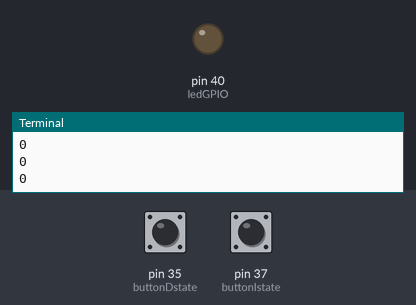
This program was run on a simulated Raspberry Pi (header pin numbers). Parts: output pins drawn as LEDs (lit = HIGH), the last lines printed to the terminal. The test bench sets the inputs (shaded band); at power-on: pin 37 (buttonIstate) HIGH, pin 35 (buttonDstate) HIGH.

Above: at 1.2 s.
1.3 s: pin 37 (buttonIstate) pulled LOW for 0.15 s
At 2.0 s:
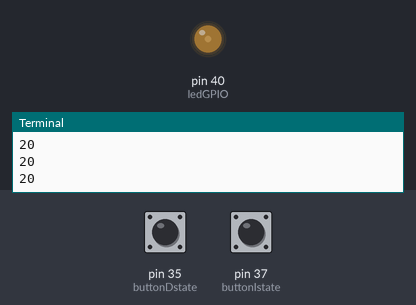
3.0 s: pin 37 (buttonIstate) pulled LOW for 1 s
At 5.2 s:
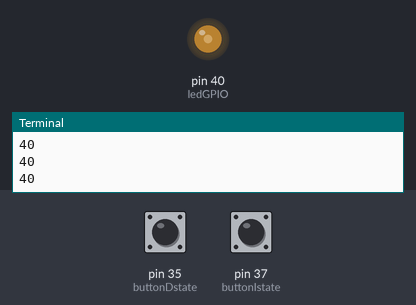
5.5 s: pin 37 (buttonIstate) pulled LOW for 0.15 s
At 6.6 s:
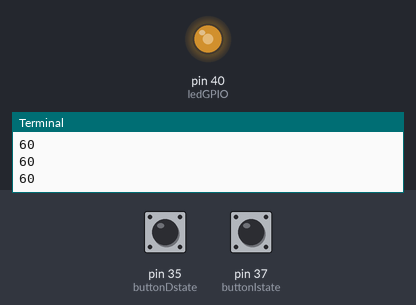
7.2 s: pin 37 (buttonIstate) pulled LOW for 3.2 s
At 11.5 s:
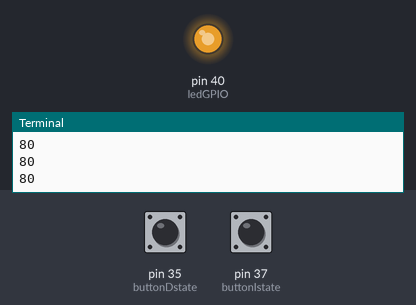
11.9 s: pin 35 (buttonDstate) pulled LOW for 0.15 s
At 12.9 s:
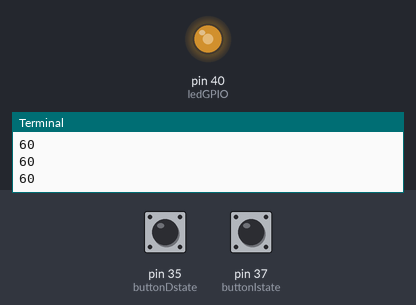
13.6 s: pin 35 (buttonDstate) pulled LOW for 1 s
At 14.9 s:
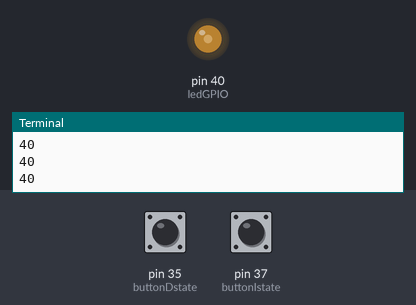
Timing chart, 0 to 16.6 s (numbered marks = the images above; inputs shaded):
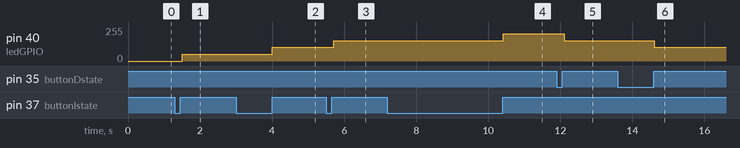

The program:

l09_pwm_toggle_switch.py
```python
import RPi.GPIO as GPIO
import time
increaseButton=37
decreaseButton=35
ledGPIO= 40
GPIO.setmode(GPIO.BOARD)
GPIO.setup([increaseButton ,decreaseButton],GPIO.IN,pull_up_down=GPIO.PUD_UP)
GPIO.setup(ledGPIO,GPIO.OUT)

myPwm = GPIO.PWM(ledGPIO,50)
dutyCycle=0
myPwm.start(dutyCycle)

buttonIoldState=1
buttonDoldState=1


def increase(value):
    value+=20
    if value >= 100:
        value = 100
    return value

def decrease(value):
    value -= 20
    if value <= 0:
        value=0
    return value

try:
    while True:
        buttonIstate=GPIO.input(37)
        buttonDstate=GPIO.input(35)
        if buttonIstate == 1 and buttonIoldState == 0:
            dutyCycle = increase(dutyCycle)
            myPwm.ChangeDutyCycle(dutyCycle)
        if buttonDstate == 1 and buttonDoldState == 0 :
            dutyCycle = decrease(dutyCycle)
            myPwm.ChangeDutyCycle(dutyCycle)
        print(dutyCycle)
        buttonIoldState = buttonIstate
        buttonDoldState = buttonDstate

        time.sleep(0.1)
except KeyboardInterrupt :
    print("gpıo is free")
    GPIO.cleanup()
```

Measured:
- after the input at 1.3 s, pin 40 (ledGPIO): 0/255 → 51/255 after 0.20 s
- after the input at 3.0 s, pin 40 (ledGPIO): 51/255 → 102/255 after 1.0 s
- after the input at 5.5 s, pin 40 (ledGPIO): 102/255 → 153/255 after 0.21 s
- after the input at 7.2 s, pin 40 (ledGPIO): 153/255 → 204/255 after 3.2 s
- after the input at 11.9 s, pin 40 (ledGPIO): 204/255 → 153/255 after 0.21 s
- after the input at 13.6 s, pin 40 (ledGPIO): 153/255 → 102/255 after 1.0 s
